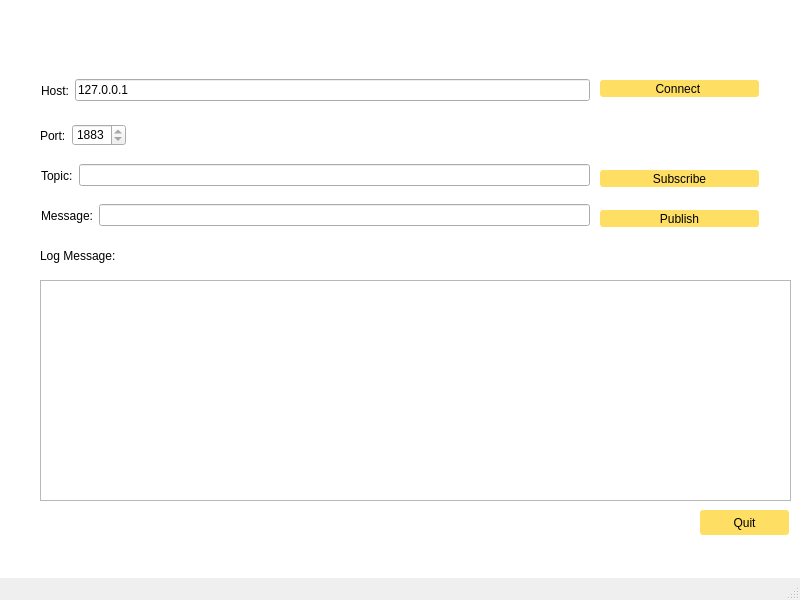
<?xml version="1.0" encoding="UTF-8"?>
<ui version="4.0">
 <class>MainWindow</class>
 <widget class="QMainWindow" name="MainWindow">
  <property name="geometry">
   <rect>
    <x>0</x>
    <y>0</y>
    <width>800</width>
    <height>600</height>
   </rect>
  </property>
  <property name="windowTitle">
   <string>MainWindow</string>
  </property>
  <property name="styleSheet">
   <string notr="true">#centralwidget { background:#FFFFFF; }

QPushButton {
    color: black;
    background-color: #FFDF63;
    border-width: 0px;
    border-radius: 3px;
}</string>
  </property>
  <widget class="QWidget" name="centralwidget">
   <widget class="QLabel" name="label_5">
    <property name="geometry">
     <rect>
      <x>40</x>
      <y>240</y>
      <width>121</width>
      <height>31</height>
     </rect>
    </property>
    <property name="text">
     <string>Log Message:</string>
    </property>
   </widget>
   <widget class="QPlainTextEdit" name="editLog">
    <property name="geometry">
     <rect>
      <x>40</x>
      <y>280</y>
      <width>751</width>
      <height>221</height>
     </rect>
    </property>
   </widget>
   <widget class="QPushButton" name="buttonQuit">
    <property name="geometry">
     <rect>
      <x>700</x>
      <y>510</y>
      <width>89</width>
      <height>25</height>
     </rect>
    </property>
    <property name="text">
     <string>Quit</string>
    </property>
   </widget>
   <widget class="QWidget" name="horizontalLayoutWidget">
    <property name="geometry">
     <rect>
      <x>40</x>
      <y>70</y>
      <width>551</width>
      <height>41</height>
     </rect>
    </property>
    <layout class="QHBoxLayout" name="horizontalLayout">
     <property name="leftMargin">
      <number>1</number>
     </property>
     <property name="topMargin">
      <number>1</number>
     </property>
     <property name="rightMargin">
      <number>1</number>
     </property>
     <property name="bottomMargin">
      <number>1</number>
     </property>
     <item>
      <widget class="QLabel" name="label">
       <property name="text">
        <string>Host:</string>
       </property>
      </widget>
     </item>
     <item>
      <widget class="QLineEdit" name="lineEditHost">
       <property name="inputMask">
        <string>127.0.0.1</string>
       </property>
       <property name="text">
        <string>127.0.0.1</string>
       </property>
       <property name="readOnly">
        <bool>true</bool>
       </property>
      </widget>
     </item>
    </layout>
   </widget>
   <widget class="QWidget" name="horizontalLayoutWidget_2">
    <property name="geometry">
     <rect>
      <x>40</x>
      <y>120</y>
      <width>551</width>
      <height>31</height>
     </rect>
    </property>
    <layout class="QHBoxLayout" name="horizontalLayout_2">
     <item>
      <widget class="QLabel" name="label_2">
       <property name="text">
        <string>Port:</string>
       </property>
      </widget>
     </item>
     <item>
      <widget class="QSpinBox" name="spinBoxPort">
       <property name="readOnly">
        <bool>true</bool>
       </property>
       <property name="specialValueText">
        <string>1883 </string>
       </property>
       <property name="maximum">
        <number>1883</number>
       </property>
       <property name="value">
        <number>1883</number>
       </property>
      </widget>
     </item>
     <item>
      <spacer name="horizontalSpacer">
       <property name="orientation">
        <enum>Qt::Horizontal</enum>
       </property>
       <property name="sizeType">
        <enum>QSizePolicy::MinimumExpanding</enum>
       </property>
       <property name="sizeHint" stdset="0">
        <size>
         <width>40</width>
         <height>20</height>
        </size>
       </property>
      </spacer>
     </item>
    </layout>
   </widget>
   <widget class="QWidget" name="horizontalLayoutWidget_3">
    <property name="geometry">
     <rect>
      <x>40</x>
      <y>160</y>
      <width>551</width>
      <height>31</height>
     </rect>
    </property>
    <layout class="QHBoxLayout" name="horizontalLayout_3">
     <property name="leftMargin">
      <number>1</number>
     </property>
     <property name="topMargin">
      <number>1</number>
     </property>
     <property name="rightMargin">
      <number>1</number>
     </property>
     <property name="bottomMargin">
      <number>1</number>
     </property>
     <item>
      <widget class="QLabel" name="label_3">
       <property name="text">
        <string>Topic:</string>
       </property>
      </widget>
     </item>
     <item>
      <widget class="QLineEdit" name="lineEditTopic">
       <property name="placeholderText">
        <string/>
       </property>
      </widget>
     </item>
    </layout>
   </widget>
   <widget class="QWidget" name="horizontalLayoutWidget_4">
    <property name="geometry">
     <rect>
      <x>40</x>
      <y>200</y>
      <width>551</width>
      <height>31</height>
     </rect>
    </property>
    <layout class="QHBoxLayout" name="horizontalLayout_4">
     <property name="leftMargin">
      <number>1</number>
     </property>
     <property name="topMargin">
      <number>1</number>
     </property>
     <property name="rightMargin">
      <number>1</number>
     </property>
     <property name="bottomMargin">
      <number>1</number>
     </property>
     <item>
      <widget class="QLabel" name="label_4">
       <property name="text">
        <string>Message:</string>
       </property>
      </widget>
     </item>
     <item>
      <widget class="QLineEdit" name="lineEditMessage"/>
     </item>
    </layout>
   </widget>
   <widget class="QWidget" name="verticalWidget_2" native="true">
    <property name="geometry">
     <rect>
      <x>40</x>
      <y>10</y>
      <width>731</width>
      <height>51</height>
     </rect>
    </property>
    <layout class="QVBoxLayout" name="verticalLayout_2">
     <item>
      <widget class="QLabel" name="label_6">
       <property name="sizePolicy">
        <sizepolicy hsizetype="Fixed" vsizetype="Fixed">
         <horstretch>0</horstretch>
         <verstretch>0</verstretch>
        </sizepolicy>
       </property>
       <property name="text">
        <string/>
       </property>
       <property name="pixmap">
        <pixmap>../../../../LOGO.png</pixmap>
       </property>
       <property name="alignment">
        <set>Qt::AlignCenter</set>
       </property>
      </widget>
     </item>
    </layout>
   </widget>
   <widget class="QPushButton" name="buttonConnect">
    <property name="geometry">
     <rect>
      <x>600</x>
      <y>80</y>
      <width>159</width>
      <height>17</height>
     </rect>
    </property>
    <property name="text">
     <string>Connect </string>
    </property>
   </widget>
   <widget class="QPushButton" name="buttonSubscribe">
    <property name="geometry">
     <rect>
      <x>600</x>
      <y>170</y>
      <width>159</width>
      <height>17</height>
     </rect>
    </property>
    <property name="text">
     <string>Subscribe</string>
    </property>
   </widget>
   <widget class="QPushButton" name="buttonPublish">
    <property name="geometry">
     <rect>
      <x>600</x>
      <y>210</y>
      <width>159</width>
      <height>17</height>
     </rect>
    </property>
    <property name="text">
     <string>Publish</string>
    </property>
   </widget>
  </widget>
  <widget class="QMenuBar" name="menubar">
   <property name="geometry">
    <rect>
     <x>0</x>
     <y>0</y>
     <width>800</width>
     <height>22</height>
    </rect>
   </property>
  </widget>
  <widget class="QStatusBar" name="statusbar"/>
 </widget>
 <resources/>
 <connections/>
</ui>
